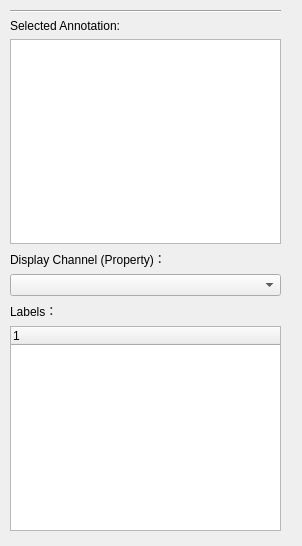
<?xml version="1.0" encoding="UTF-8"?>
<ui version="4.0">
 <class>Form</class>
 <widget class="QWidget" name="Form">
  <property name="geometry">
   <rect>
    <x>0</x>
    <y>0</y>
    <width>302</width>
    <height>546</height>
   </rect>
  </property>
  <property name="windowTitle">
   <string>Label Manager</string>
  </property>
  <widget class="QWidget" name="verticalLayoutWidget">
   <property name="geometry">
    <rect>
     <x>10</x>
     <y>10</y>
     <width>271</width>
     <height>521</height>
    </rect>
   </property>
   <layout class="QVBoxLayout" name="verticalLayout">
    <item>
     <widget class="Line" name="sepLine">
      <property name="orientation">
       <enum>Qt::Horizontal</enum>
      </property>
     </widget>
    </item>
    <item>
     <widget class="QLabel" name="annotationDispLabel">
      <property name="text">
       <string>Selected Annotation:</string>
      </property>
     </widget>
    </item>
    <item>
     <widget class="QTableWidget" name="annotationDisp"/>
    </item>
    <item>
     <widget class="QLabel" name="channelLabel">
      <property name="text">
       <string>Display Channel (Property)：</string>
      </property>
     </widget>
    </item>
    <item>
     <widget class="QComboBox" name="channel"/>
    </item>
    <item>
     <widget class="QLabel" name="labelListLabel">
      <property name="text">
       <string>Labels：</string>
      </property>
     </widget>
    </item>
    <item>
     <widget class="QTreeWidget" name="labelList">
      <column>
       <property name="text">
        <string notr="true">1</string>
       </property>
      </column>
     </widget>
    </item>
   </layout>
  </widget>
 </widget>
 <resources/>
 <connections/>
</ui>
